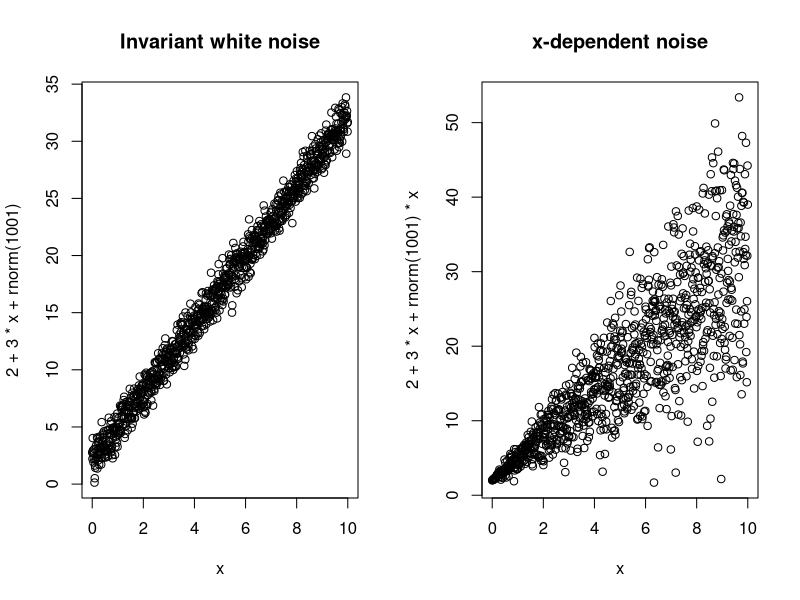
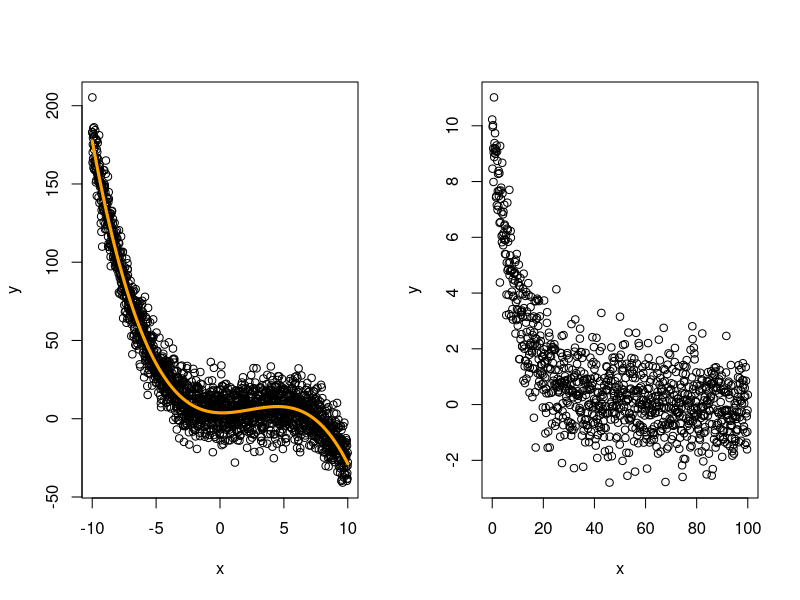
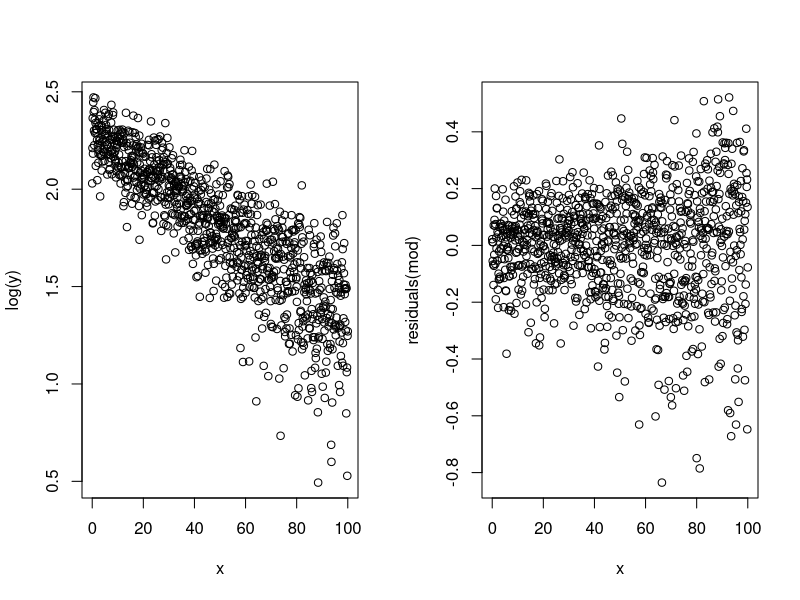
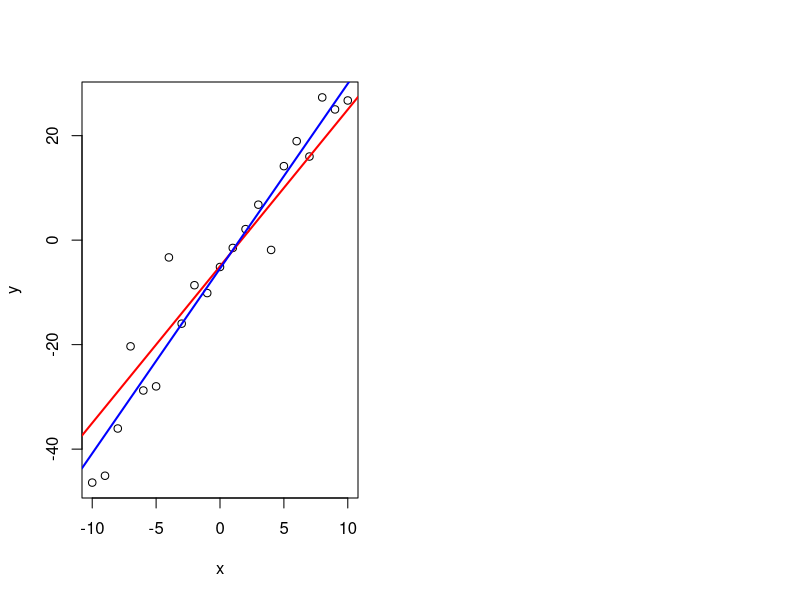
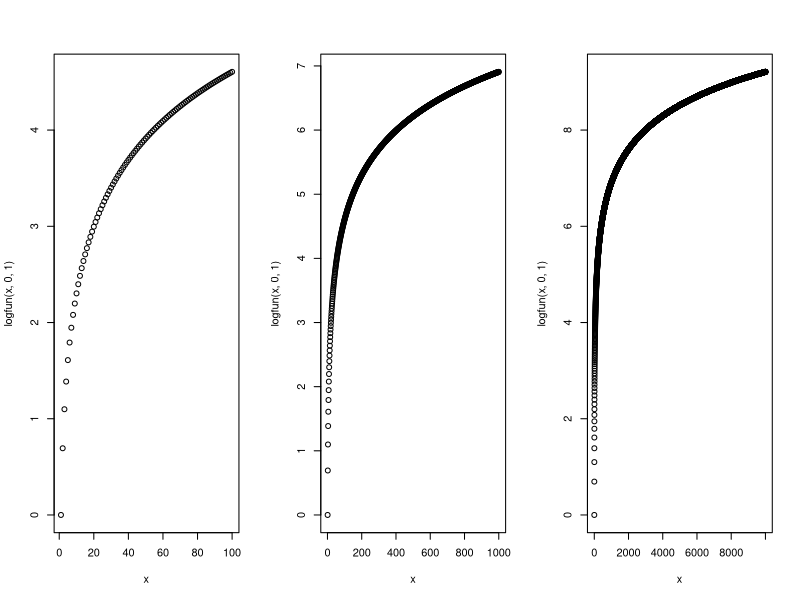
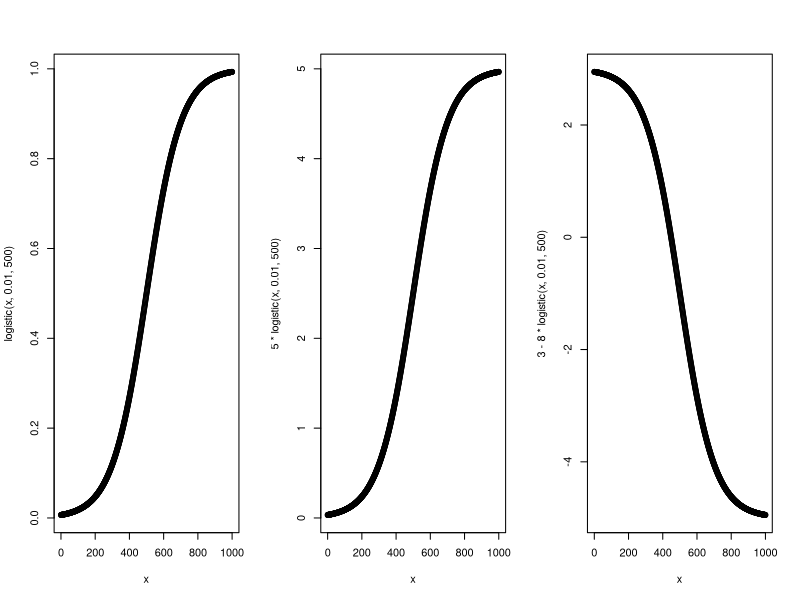

These charts were generated, in order, by the following R code:
## ---- chunk 1
knitr::opts_chunk$set(echo = TRUE)
## ---- chunk 2

par(mfrow=c(1,2))
x <- 0:1000/100
plot(x, 2 + 3*x + rnorm(1001), main="Invariant white noise")
plot(x, 2 + 3*x + rnorm(1001)*x, main="x-dependent noise")
## ---- chunk 3

## ---- chunk 4

# Generate some third-order polynomial data with noise
x <- -1000:1000/100
eps <- rnorm(length(x), sd=10)
y <- 4 - 0.3*x + 0.7*x^2 - 0.1*x^3 + eps

# Fit the data using derived input variables u and v
u <- x^2
v <- x^3
mod <- lm(y ~ x + u + v)

# Determine the y values according to the model (y_hat)
# Take the inner product of the input data with the coefficients
# Note: you don't _need_ to be able to reproduce this 
y_hat <- cbind(1, x, u, v) %*% coef(mod)

plot(x, y)
lines(x, y_hat, lwd=3, col="orange")
## ---- chunk 5
a <- 10
b <- 0.1
x <- 0:1000/10
eps <- rnorm(length(x))

y <- a*exp(-b*x) + eps

plot(x, y)
## ---- chunk 6
a <- 10
b <- 0.01
x <- 0:1000/10
eps <- rnorm(length(x))

y <- a*exp(-b*x) + eps

plot(x, log(y))
## ---- chunk 7
# Set the input
a <- 10
b <- 0.01
x <- 0:1000/10
eps <- rnorm(length(x))

# Generate some noisy model data
y <- a*exp(-b*x) + eps

# Fit the logarithm of y in a linear model
mod <- lm(log(y) ~ x)

# Plot the residuals
plot(x, residuals(mod))
## ---- chunk 8

# Generate sample data
a <- -5
b <- 3
x <- -10:10
eps <- rnorm(length(x), sd=5)
y <- a + b*x + eps

# Now try to get the parameters out again:
b_fit <- cov(x,y)/var(x)
a_fit <- mean(y) - b*mean(x)

# Plot the original line (red) and the fitted line (blue)
plot(x, y)
abline(a, b, col="red", lwd=2)
abline(a_fit, b_fit, col="blue", lwd=2)
## ---- chunk 9

## ---- chunk 10

## ---- chunk 11

linear <- function(x, a, b) a + b*x

## ---- chunk 12

poly2 <- function(x, a0, a1, a2) a0 + a1*x + a2*x^2
poly3 <- function(x, a0, a1, a2, a3) a0 + a1*x + a2*x^2 + a3*x^3

## ---- chunk 13

grow <- function(x, a, b) a*exp(b*x)

## ---- chunk 14

decay <- function(x, a, b) a*exp(-b*x)

## ---- chunk 15

plateau <- function(x, a, b) a*(1 - exp(-b*x))

## ---- chunk 16

ddecay <- function(x, a, p, b1, b2) a*p*exp(-b1*x) + a*(1-p)*exp(-b2*x)

## ---- chunk 17

logfun <- function(x, a, b) a + b * log(x)

par(mfrow=c(1,3))
x <- 1:100
plot(x, logfun(x, 0, 1))
x <- 1:1000
plot(x, logfun(x, 0, 1))
x <- 1:10000
plot(x, logfun(x, 0, 1))

## ---- chunk 18

logistic <- function(x, b, m) 1/(1 + exp(-b*(x-m)))

par(mfrow=c(1,3))
x <- 0:1000
plot(x, logistic(x, 0.01, 500))
plot(x, 5*logistic(x, 0.01, 500))
plot(x, 3-8*logistic(x, 0.01, 500))

## ---- chunk 19

## ---- chunk 20

